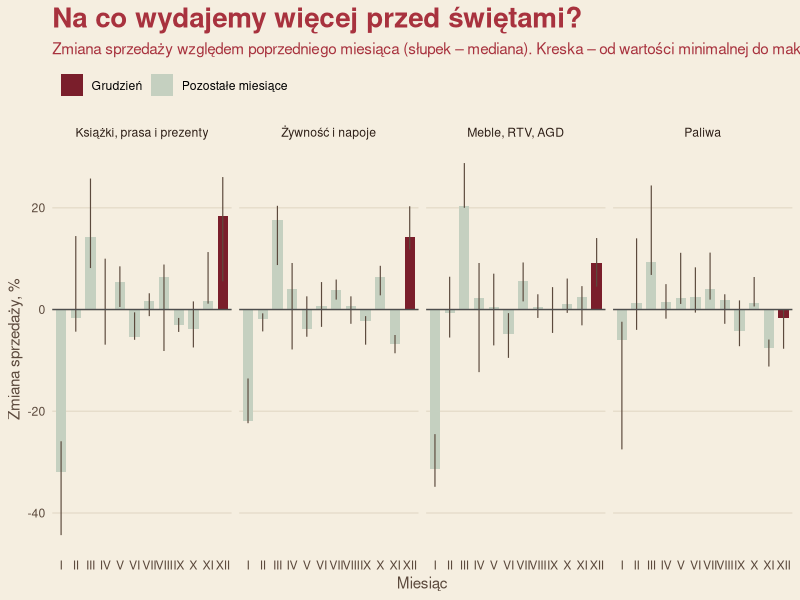

Source code (R):

### wczytanie danych

library(dplyr)
library(tidyr)
library(ggplot2)

KARTA <- "#F5EEE0"

retail <- read.csv("data/raw/retail_raw.csv",
                   sep = ";",
                   fileEncoding = "UTF-8")


kategorie <- c("furniture, radio, TV and household appliances", 
               "food, beverages and tobacco products",
               "newspapers, books, other sale in specialized stores", 
               "solid, liquid and gaseous fuels")


# usuwamy 2020 i 2026 rok, wybieramy potrzebne kolumny, wybieramy 4 kategorii dla 4 podwykresow,
# usuwamy schowane dane
retail <- retail %>% filter(Year %in% c(2021:2025)) %>% 
      select(Name, Months, Activity.types, Year, Value) %>%
      filter(Activity.types %in% kategorie) %>%
      filter(Value != 0)

cala_polska <-retail %>% 
  group_by(Activity.types, Year, Months) %>%
  summarise(Value = median(Value), .groups = "drop" )
  
wynik <- cala_polska %>%
  group_by(Activity.types, Months) %>%
  summarise(mediana = median(Value) - 100,
            min = min(Value) - 100,
            max = max(Value) - 100,
            .groups = "drop")
wynik <- wynik %>%
  mutate(Months = factor(Months, levels = month.name))

wynik <- wynik %>%
  mutate(Activity.types = recode(Activity.types,
                                 "food, beverages and tobacco products"                = "Żywność i napoje",
                                 "newspapers, books, other sale in specialized stores" = "Książki, prasa i prezenty",
                                 "furniture, radio, TV and household appliances"       = "Meble, RTV, AGD",
                                 "solid, liquid and gaseous fuels"                     = "Paliwa"))
wynik <- wynik %>%
  mutate(wyroznienie = ifelse(Months == "December", "Grudzień", "Pozostałe miesiące"))

wynik <- wynik %>%
  mutate(Activity.types = factor(Activity.types,
                                 levels = c("Książki, prasa i prezenty", "Żywność i napoje", "Meble, RTV, AGD", "Paliwa")))

p <- ggplot(wynik, aes(x = Months, y = mediana, fill = wyroznienie)) +
  geom_col(width = 0.7) +
  facet_wrap(~ Activity.types, nrow = 1) +
  geom_linerange(aes(ymin = min, ymax = max), colour = "#5C4A3D", linewidth = 0.4)+
  geom_hline(yintercept = 0, colour = "grey30") +
  scale_fill_manual(values = c("Grudzień" = "#7A1E2B", "Pozostałe miesiące" = "#C5D0C0"),
                    breaks = c("Grudzień", "Pozostałe miesiące"),
                    name = NULL) +
  scale_x_discrete(labels = c("I","II","III","IV","V","VI",
                                "VII","VIII","IX","X","XI","XII")) +
  labs(title    = "Na co wydajemy więcej przed świętami?",
         subtitle = "Zmiana sprzedaży względem poprzedniego miesiąca (słupek – mediana). Kreska – od wartości minimalnej do maksymalnej w okresie 2021–2025.",
         x = "Miesiąc",
         y = "Zmiana sprzedaży, %",
         )+
    #caption = "Źródło: GUS, Bank Danych Lokalnych"      
  theme_minimal()+
  theme(
    panel.grid.major.x = element_blank(),
    panel.grid.minor   = element_blank(),
    plot.background  = element_rect(fill = KARTA, colour = NA),
    panel.background = element_rect(fill = KARTA, colour = NA),
    plot.title    = element_text(colour = "#A8323E", face = "bold", size = 20),
    plot.subtitle = element_text(colour = "#A8323E"),
    legend.position = "top",
    legend.justification = "left",
    panel.grid.major.y = element_line(colour = "#E6DDCB"),  
    axis.text  = element_text(colour = "#5C4A3D"),          
    axis.title = element_text(colour = "#5C4A3D"),          
    strip.text = element_text(colour = "#2E1F17")     
    )
  
ggsave("~/Desktop/wykres_zakupy.png", plot = p,
       width = 30, height = 12, units = "cm", dpi = 300, bg = KARTA)


podglad <- retail %>%
  pivot_wider(names_from = Year, values_from = Value)
